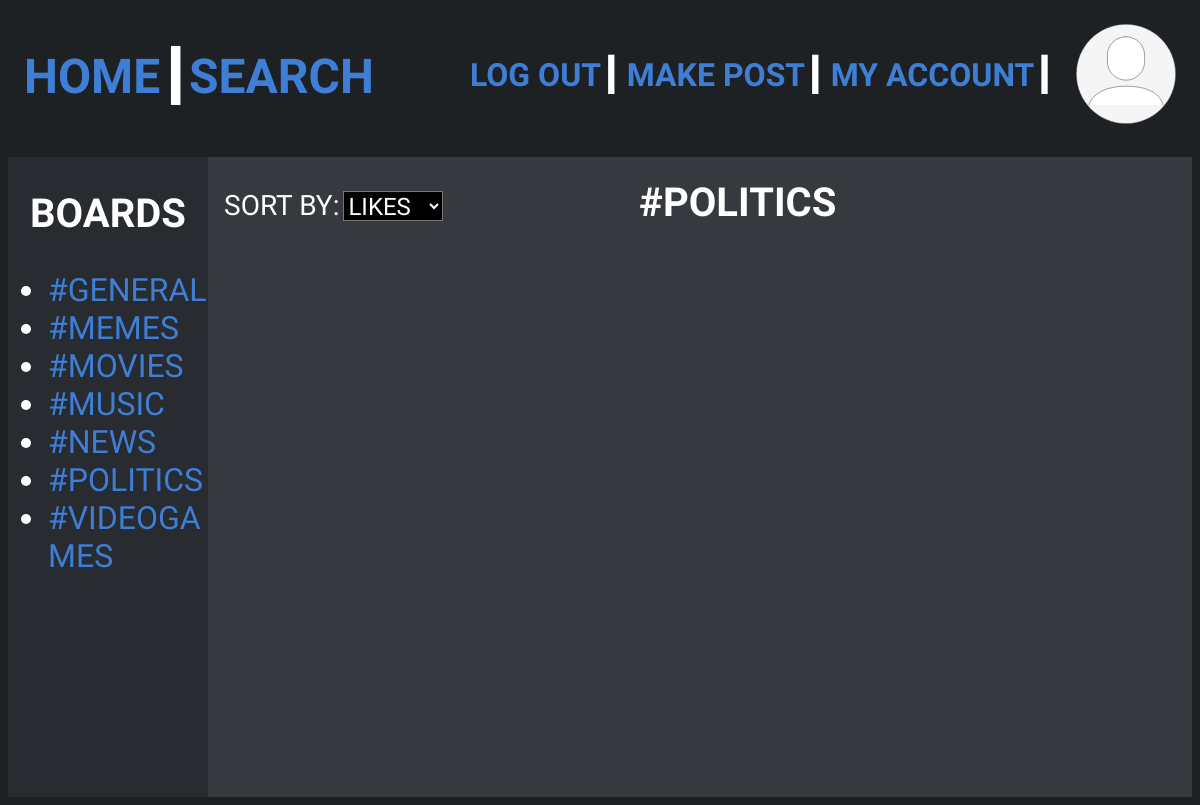
/home_page.php?board=politics (signed in), run on the app's committed database.
### tables this page shows
CREATE TABLE Users (
	userID INT NOT NULL AUTO_INCREMENT,
	username VARCHAR(20) NOT NULL,
	firstName VARCHAR(255) NOT NULL,
	lastName VARCHAR (255) NOT NULL,
	email VARCHAR(255) NOT NULL,
	password CHAR(32) NOT NULL,
	birthdate DATE,
	role VARCHAR(5) NOT NULL,
	dateJoined TIMESTAMP,
	profilePic VARCHAR(255) DEFAULT "images/profile.svg",
	PRIMARY KEY(userID),
	KEY username (username),
	UNIQUE(username)
);

CREATE TABLE Boards (
	name VARCHAR(25) NOT NULL,
	PRIMARY KEY(name)
);

### home_page.php (the view, shortened to what this page needs)
<?php
    function getBoard(){
        if(isset($_GET["board"])){
            $board=$_GET["board"];
        }else{
            $board = "general";
        }
        return $board;
    }
?>
<?php
function getBoardList(){
    try {
        $connString = DBCONN;
        $user = DBUSER;
        $pass = DBPASS;
        $pdo = new PDO($connString,$user,$pass);
        $pdo->setAttribute(PDO::ATTR_ERRMODE, PDO::ERRMODE_EXCEPTION);
        $sql = "select * from boards";
        $result = $pdo->query($sql);
        $data = array();
        $i = 0;
        while($row  = $result->fetch()) {
            $data[$i] = $row;
            $i++;
        }
    }
    catch(PDOException $e){
        die($e->getMessage());
    }
    return $data;
}
?>
<?php
    function getProfilePic($username){
        try {
            $connString = DBCONN;
            $user = DBUSER;
            $pass = DBPASS;
            $pdo = new PDO($connString,$user,$pass);
            $pdo->setAttribute(PDO::ATTR_ERRMODE, PDO::ERRMODE_EXCEPTION);
            $sql = "select profilePic from Users where username='".$username."'";
            $result = $pdo->query($sql);
            $data = $result->fetch();
            $data = $data['profilePic'];
        }
        catch(PDOException $e){
            die($e->getMessage());
        }
        return $data;
    }
?>
<!DOCTYPE html>
<html>
<head lang="en">
    <link rel="stylesheet" href="css/home_page.css" />
</head>
<body>
    <header id="masthead">
        <h1><a href="home_page.php">HOME</a>┃<a href="search.php">SEARCH</a></h1>
        <div id="profile">
            <?php
                if($_SESSION['logged_in']==true && isset($_SESSION['username'])){
                    echo "<h1 class=\"profile_bar\"><a href=\"logout.php\">LOG OUT</a>┃</h1>";
                    echo "<h1 class=\"profile_bar\"><a href=\"make_post.php\">MAKE POST</a>┃</h1>";
                    echo "<h1 class=\"profile_bar\"><a href=\"account.php\">MY ACCOUNT</a>┃</h1>
                    <img id=\"profile_pic\" src=\"".getProfilePic($_SESSION['username'])."\">";
                }else{
                    echo "<h1 class=\"profile_bar\"><a href=\"log_in.php\">LOG IN</a></h1>";
                }
        ?>
        </div>
    </header>
    <div id="main">
        <article id="sidebar">
            <h2>BOARDS</h2>
            <ul>
            <?php
                $boards = getBoardList();
                $i=0;
                while($i<count($boards)){
                    $iName = $boards[$i]['name'];
                    echo "<li><a href=\"home_page.php?board=".$iName."\">#".strtoupper($iName)."</a></li>";
                    $i++;
                }
            ?>
            </ul>
        </article>
        <article id="center">
            <div id="top">
                <form method="POST" id="sort_by">
                    <label for="sort">SORT BY:</label>
                    <select name="sort" id="sort" onchange="this.form.submit()">
                        <?php
                        if(isset($_POST["sort"])){
                                $sort_value=$_POST["sort"];
                                if($sort_value=='likes'){
                                    echo "<option value=\"postDate\">DATE</option>
                                            <option value=\"likes\" selected>LIKES</option>";
                                }else if($sort_value=='postDate'){
                                    echo "<option value=\"postDate\" selected>DATE</option>
                                            <option value=\"likes\">LIKES</option>";
                                }
                        }else{
                            echo "<option value=\"postDate\">DATE</option>
                                    <option value=\"likes\" selected>LIKES</option>";
                        }
                        ?>
                    </select>
                </form>
                <?php
                    echo "<h2 id=\"board_name\">#".strtoupper(getBoard())."</h2>";
                ?>
            </div>
            <article id="post_list">
            </article>
        </article>
    </div>
</body>
</html>

### css/home_page.css (style rules this page uses)
* { font-family:'Smooch Sans'; color: white; }
body { background-color:#1E2124; overflow: hidden; }
h1 { font-size: 48px; margin: 0px; padding-top: 0.5em; }
h2 { font-size: 40px; }
article h2 { text-align: center; }
label { font-size: 28px; }
select { background-color: black; color: white; width: 100px; height: 30px; font-size: 24px; }
li { word-wrap:break-word; }
a { color:#3f7ed5; }
a:link { text-decoration: none; }
#masthead { height: 10%; display: flex; justify-content: space-between; background-color:#1E2124; padding-top: 1em; padding-left: 1em; margin-right: 1em; }
#profile_pic { height: 100px; float: right; padding-left: 1em; }
#profile { display: flex; flex-direction: row; }
#sidebar { float: left; height: 80vh; width: 10%; min-width: 200px; background-color:#282B30; font-size: 32px; }
#center { width: inherit; height: 80vh; background-color: #36393E; }
#post_list { overflow: auto; height: 85%; }
#top { width: 100%; height: 10%; min-height: 80px; }
#top h2 { padding-top: 0.3em; position: relative; right: 2em; top: 0.25em; }
#sort_by { float: left; margin-left: 1em; position: relative; top: 2em; z-index: 3; }
.profile_bar { padding-right: 0.2em; top: 0.5em; font-size: 32px; position:relative; }

### data on the page
users: profilePic (placeholder picture)
boards: name "GENERAL"
boards: name "MEMES"
boards: name "MOVIES"
boards: name "MUSIC"
boards: name "NEWS"
boards: name "POLITICS"
boards: name "VIDEOGAMES"

### other printed values
getBoard() "POLITICS"
